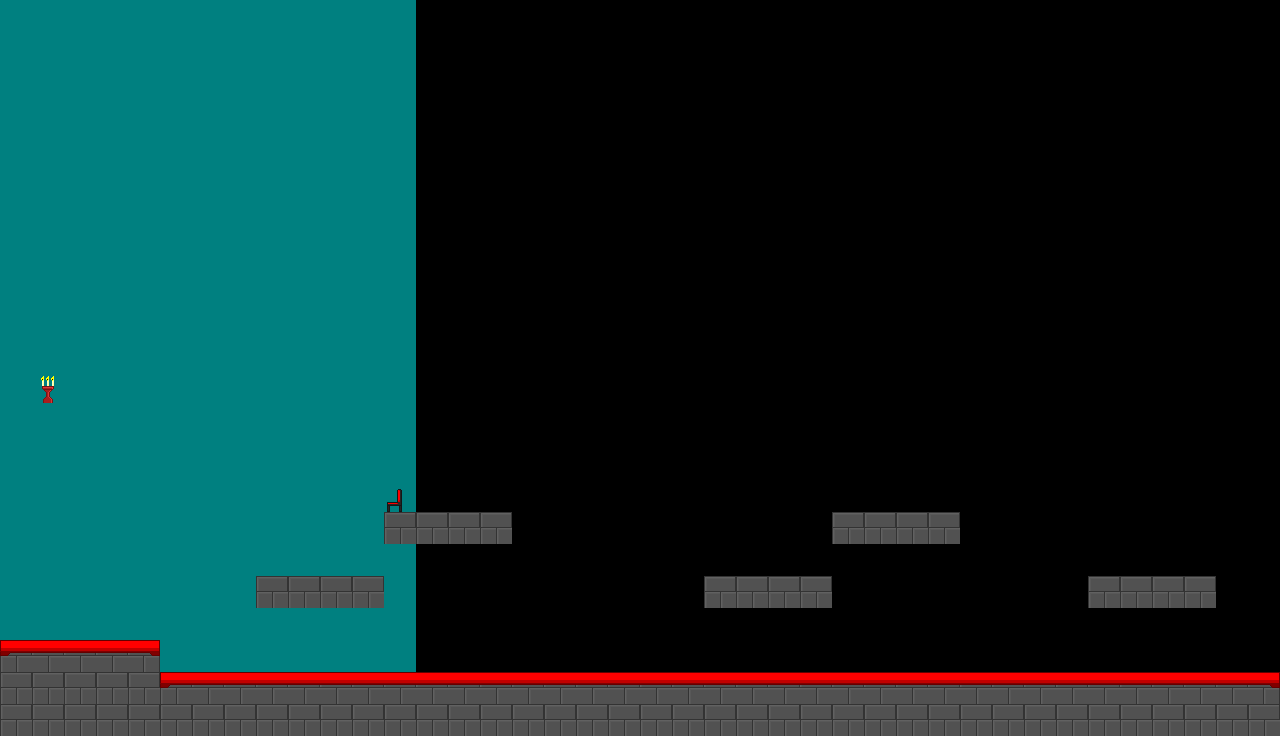

Rendered tile map (Tiled .tmx) drawn with the repository's tilesets; below, a short description and the map source with its tile grids summarised:
An orthogonal 40x23 tile map with 32x32 px tiles, 3 tile layers (Background, Platforms, Decorations), 1 hidden layer not drawn and 5 objects (4x enemy, player).

<map version="1.10" tiledversion="1.11.2" orientation="orthogonal" renderorder="right-down" width="40" height="23" tilewidth="32" tileheight="32" infinite="0" nextlayerid="8" nextobjectid="6">
 <tileset firstgid="1" name="castle_tileset" tilewidth="32" tileheight="32" tilecount="100" columns="10">
  <image source="../tiles/castle_tileset.png" width="320" height="320" />
 </tileset>
 <layer id="1" name="Background" width="40" height="23">
  <data>[920 cells, 264 non-empty, 4 distinct tile ids]</data>
 </layer>
 <layer id="2" name="Platforms" width="40" height="23">
  <data>[920 cells, 105 non-empty, 4 distinct tile ids]</data>
 </layer>
 <layer id="3" name="Decorations" width="40" height="23">
  <data>[920 cells, 1 non-empty, 1 distinct tile ids]</data>
 </layer>
 <layer id="4" name="Collision" width="40" height="23" visible="0" opacity="0.5">
  <data>[920 cells, 146 non-empty, 1 distinct tile ids]</data>
 </layer>
 <objectgroup id="5" name="Spawns">
  <object id="1" name="player_spawn" type="player" x="73.5557" y="514.335" width="32" height="32" />
  <object id="2" name="enemy_spawn" type="enemy" x="288" y="544" width="32" height="32" />
  <object id="3" name="enemy_spawn" type="enemy" x="704" y="544" width="32" height="32" />
  <object id="4" name="enemy_spawn" type="enemy" x="864" y="480" width="32" height="32" />
  <object id="5" name="enemy_spawn" type="enemy" x="1088" y="544" width="32" height="32" />
 </objectgroup>
</map>
